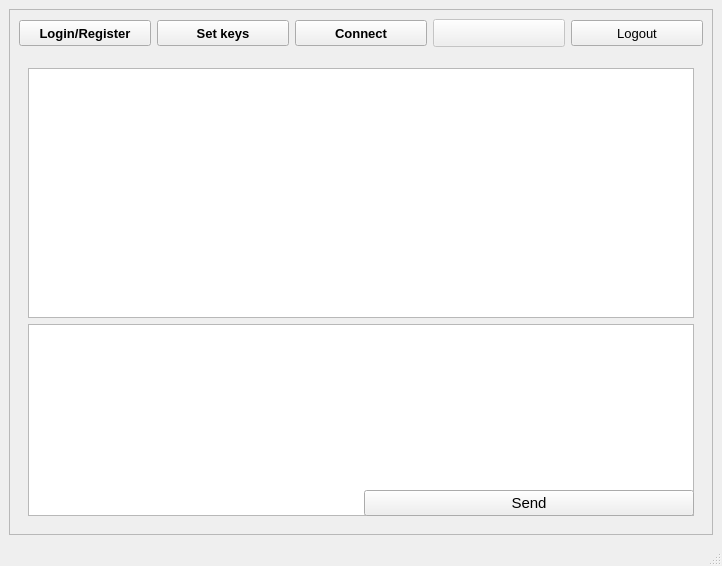
<?xml version="1.0" encoding="UTF-8"?>
<ui version="4.0">
 <class>MainWindow</class>
 <widget class="QMainWindow" name="MainWindow">
  <property name="windowModality">
   <enum>Qt::NonModal</enum>
  </property>
  <property name="geometry">
   <rect>
    <x>0</x>
    <y>0</y>
    <width>722</width>
    <height>566</height>
   </rect>
  </property>
  <property name="minimumSize">
   <size>
    <width>722</width>
    <height>566</height>
   </size>
  </property>
  <property name="windowTitle">
   <string>Egge's Messenger</string>
  </property>
  <property name="windowIcon">
   <iconset>
    <normaloff>icon.ico</normaloff>icon.ico</iconset>
  </property>
  <property name="unifiedTitleAndToolBarOnMac">
   <bool>true</bool>
  </property>
  <widget class="QWidget" name="centralwidget">
   <property name="font">
    <font>
     <pointsize>11</pointsize>
    </font>
   </property>
   <property name="mouseTracking">
    <bool>true</bool>
   </property>
   <property name="tabletTracking">
    <bool>true</bool>
   </property>
   <layout class="QVBoxLayout" name="verticalLayout">
    <item>
     <widget class="QFrame" name="frame001">
      <property name="sizePolicy">
       <sizepolicy hsizetype="Expanding" vsizetype="Expanding">
        <horstretch>0</horstretch>
        <verstretch>0</verstretch>
       </sizepolicy>
      </property>
      <property name="sizeIncrement">
       <size>
        <width>1</width>
        <height>1</height>
       </size>
      </property>
      <property name="styleSheet">
       <string notr="true"/>
      </property>
      <property name="frameShape">
       <enum>QFrame::StyledPanel</enum>
      </property>
      <property name="frameShadow">
       <enum>QFrame::Sunken</enum>
      </property>
      <layout class="QGridLayout" name="gridLayout_2">
       <item row="0" column="0">
        <layout class="QHBoxLayout" name="horizontalLayout">
         <property name="sizeConstraint">
          <enum>QLayout::SetMinAndMaxSize</enum>
         </property>
         <item>
          <widget class="QPushButton" name="pushButtonLogin">
           <property name="minimumSize">
            <size>
             <width>104</width>
             <height>26</height>
            </size>
           </property>
           <property name="font">
            <font>
             <pointsize>10</pointsize>
             <weight>75</weight>
             <bold>true</bold>
            </font>
           </property>
           <property name="cursor">
            <cursorShape>PointingHandCursor</cursorShape>
           </property>
           <property name="mouseTracking">
            <bool>true</bool>
           </property>
           <property name="focusPolicy">
            <enum>Qt::StrongFocus</enum>
           </property>
           <property name="toolTip">
            <string/>
           </property>
           <property name="statusTip">
            <string>Login or sign in</string>
           </property>
           <property name="autoFillBackground">
            <bool>false</bool>
           </property>
           <property name="styleSheet">
            <string notr="true"/>
           </property>
           <property name="text">
            <string>Login/Register</string>
           </property>
           <property name="flat">
            <bool>false</bool>
           </property>
          </widget>
         </item>
         <item>
          <widget class="QPushButton" name="pushButtonSetKeys">
           <property name="minimumSize">
            <size>
             <width>80</width>
             <height>26</height>
            </size>
           </property>
           <property name="font">
            <font>
             <pointsize>10</pointsize>
             <weight>75</weight>
             <italic>false</italic>
             <bold>true</bold>
            </font>
           </property>
           <property name="cursor">
            <cursorShape>PointingHandCursor</cursorShape>
           </property>
           <property name="mouseTracking">
            <bool>true</bool>
           </property>
           <property name="focusPolicy">
            <enum>Qt::StrongFocus</enum>
           </property>
           <property name="statusTip">
            <string>Set cryptographic keys for encryption and signing</string>
           </property>
           <property name="autoFillBackground">
            <bool>false</bool>
           </property>
           <property name="text">
            <string>Set keys</string>
           </property>
           <property name="flat">
            <bool>false</bool>
           </property>
          </widget>
         </item>
         <item>
          <widget class="QPushButton" name="pushButtonConnect">
           <property name="minimumSize">
            <size>
             <width>80</width>
             <height>26</height>
            </size>
           </property>
           <property name="font">
            <font>
             <pointsize>10</pointsize>
             <weight>75</weight>
             <italic>false</italic>
             <bold>true</bold>
            </font>
           </property>
           <property name="cursor">
            <cursorShape>PointingHandCursor</cursorShape>
           </property>
           <property name="mouseTracking">
            <bool>true</bool>
           </property>
           <property name="focusPolicy">
            <enum>Qt::StrongFocus</enum>
           </property>
           <property name="statusTip">
            <string>Connect to network</string>
           </property>
           <property name="autoFillBackground">
            <bool>false</bool>
           </property>
           <property name="text">
            <string>Connect</string>
           </property>
           <property name="flat">
            <bool>false</bool>
           </property>
          </widget>
         </item>
         <item>
          <widget class="QPushButton" name="pushButtonInvisible">
           <property name="enabled">
            <bool>false</bool>
           </property>
           <property name="minimumSize">
            <size>
             <width>101</width>
             <height>28</height>
            </size>
           </property>
           <property name="focusPolicy">
            <enum>Qt::NoFocus</enum>
           </property>
           <property name="text">
            <string/>
           </property>
          </widget>
         </item>
         <item>
          <widget class="QPushButton" name="pushButtonLogout">
           <property name="minimumSize">
            <size>
             <width>80</width>
             <height>26</height>
            </size>
           </property>
           <property name="font">
            <font>
             <pointsize>10</pointsize>
            </font>
           </property>
           <property name="cursor">
            <cursorShape>PointingHandCursor</cursorShape>
           </property>
           <property name="mouseTracking">
            <bool>true</bool>
           </property>
           <property name="text">
            <string>Logout</string>
           </property>
          </widget>
         </item>
        </layout>
       </item>
       <item row="1" column="0">
        <widget class="QFrame" name="frame003">
         <property name="frameShape">
          <enum>QFrame::StyledPanel</enum>
         </property>
         <property name="frameShadow">
          <enum>QFrame::Raised</enum>
         </property>
         <widget class="QLabel" name="labelInformation">
          <property name="geometry">
           <rect>
            <x>20</x>
            <y>20</y>
            <width>621</width>
            <height>61</height>
           </rect>
          </property>
          <property name="text">
           <string/>
          </property>
         </widget>
        </widget>
       </item>
       <item row="2" column="0">
        <widget class="QFrame" name="frame002">
         <layout class="QGridLayout" name="gridLayout">
          <item row="0" column="0" colspan="2">
           <widget class="QTextEdit" name="textEditMessages">
            <property name="minimumSize">
             <size>
              <width>256</width>
              <height>82</height>
             </size>
            </property>
            <property name="horizontalScrollBarPolicy">
             <enum>Qt::ScrollBarAlwaysOff</enum>
            </property>
            <property name="sizeAdjustPolicy">
             <enum>QAbstractScrollArea::AdjustToContents</enum>
            </property>
           </widget>
          </item>
          <item row="1" column="0" rowspan="2" colspan="2">
           <widget class="QTextEdit" name="textEditMyMessages"/>
          </item>
          <item row="2" column="1">
           <widget class="QPushButton" name="Send">
            <property name="text">
             <string>Send</string>
            </property>
           </widget>
          </item>
         </layout>
        </widget>
       </item>
      </layout>
     </widget>
    </item>
   </layout>
  </widget>
  <widget class="QStatusBar" name="statusbar"/>
 </widget>
 <resources/>
 <connections/>
</ui>
